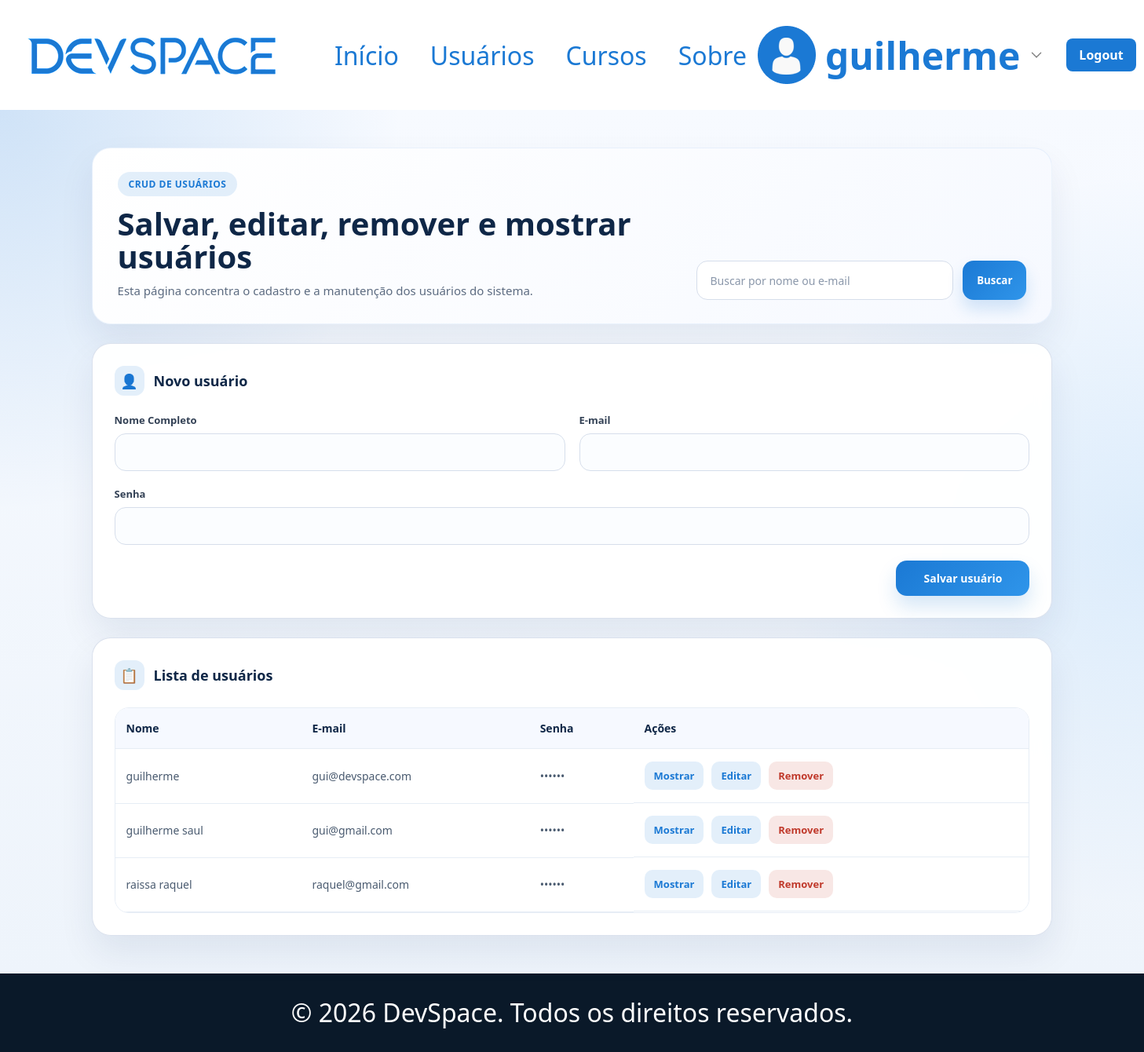
Screenshot of /user (signed in) with the database file from the repository.
### tables this page shows
CREATE TABLE usuarios (
                id INTEGER PRIMARY KEY AUTOINCREMENT,
                nome TEXT NOT NULL,
                email TEXT NOT NULL UNIQUE,
                senha TEXT NOT NULL
            );

### app.py (the view)
@app.route('/user')
@login_requerido
def user_page():
    usuario = usuario_da_query()
    buscar = request.args.get('buscar', '').strip()
    ordem  = request.args.get('ordem', 'nome')
    email_visualizado = request.args.get('visualizar', '').strip().lower()
    email_edicao = request.args.get('editar', '').strip().lower()
    usuarios_filtrados = listar_usuarios(buscar)
    if ordem == 'email':                                    # ← adicionar
     usuarios_filtrados = sorted(
        usuarios_filtrados, key=lambda u: u['email'].lower()
    )
    return render_template(
        'user.html',
        usuario=usuario,
        buscar=buscar,
        ordem =ordem,
        usuarios_filtrados=usuarios_filtrados,
        usuario_selecionado=buscar_usuario_por_email(email_visualizado),
        email_selecionado=email_visualizado,
        usuario_edicao=buscar_usuario_por_email(email_edicao),
        email_edicao=email_edicao,
        erro_usuario=request.args.get('erro', '')
    )

### app.py (called while the page is built)
def login_requerido(f):
    @wraps(f)
    def verificar(*args, **kwargs):
        if not session.get('usuario'):
            flash('você precisa estar logado para acessar essa página.')
            return redirect(url_for('login'))
        return f(*args, **kwargs)
    return verificar

def usuario_da_query():
    usuario = session.get('usuario')
    if usuario:
        return usuario
    return {'nome': 'Visitante', 'email': ''}

### db.py (called while the page is built)
def conectar_banco():
    conexao = sqlite3.connect(CAMINHO_BANCO)
    conexao.row_factory = sqlite3.Row
    return conexao

def registro_para_usuario(registro):
    if registro is None:
        return None
    return {
        'nome': registro['nome'],
        'email': registro['email'],
        'senha': registro['senha']
    }

def buscar_usuario_por_email(email):
    with conectar_banco() as conexao:
        registro = conexao.execute(
            'SELECT nome, email, senha FROM usuarios WHERE lower(email) = lower(?)',
            (email,)
        ).fetchone()
    return registro_para_usuario(registro)

def listar_usuarios(filtro=''):
    termo = filtro.strip().lower()
    with conectar_banco() as conexao:
        if termo:
            registros = conexao.execute(
                '''
                SELECT nome, email, senha
                FROM usuarios
                WHERE lower(nome) LIKE ? OR lower(email) LIKE ?
                ORDER BY lower(nome)
                ''',
                (f'%{termo}%', f'%{termo}%')
            ).fetchall()
        else:
            registros = conexao.execute(
                'SELECT nome, email, senha FROM usuarios ORDER BY lower(nome)'
            ).fetchall()
    return [registro_para_usuario(registro) for registro in registros]

### templates/user.html (shortened to what this page needs)
{% extends "base.html" %}  {% block css %}
<link rel="stylesheet" href="{{url_for('static', filename='css/user.css')}}" />
{% endblock %} {% block content %}
<main class="user-main">
  <div class="user-container">
    <section class="user-hero">
      <div class="user-hero-copy">
        <span class="user-label">CRUD de Usuários</span>
        <h1>Salvar, editar, remover e mostrar usuários</h1>
        <p>
          Esta página concentra o cadastro e a manutenção dos usuários do
          sistema.
        </p>
      </div>
      <form
        class="user-search"
        method="get"
        action="{{ url_for('user_page') }}"
      >
        <input
          type="search"
          name="buscar"
          value="{{ buscar }}"
          placeholder="Buscar por nome ou e-mail"
        />
        <button type="submit">Buscar</button>
      </form>
    </section>
    <div class="user-grid">
      <section class="user-card">
        <div class="card-secao-titulo">
          <span class="secao-icone">👤</span>
          <h3>
            {% if usuario_edicao %}Editar usuário{% else %}Novo usuário{% endif
            %}
          </h3>
        </div>
        <form
          class="user-form"
          method="post"
          action="{% if usuario_edicao %}{{ url_for('editar_usuario', email_usuario=usuario_edicao.email) }}{% else %}{{ url_for('salvar_usuario') }}{% endif %}"
        >
          <div class="form-grd">
            <div class="form-grp">
              <label for="nome">Nome Completo</label>
              <input
                type="text"
                id="nome"
                name="nome"
                value="{{ usuario_edicao.nome if usuario_edicao else '' }}"
              />
            </div>
            <div class="form-grp">
              <label for="email">E-mail</label>
              <input
                type="email"
                id="email"
                name="email"
                value="{{ usuario_edicao.email if usuario_edicao else '' }}"
              />
            </div>
          </div>
          <div class="form-grd form-grd-senha">
            <div class="form-grp">
              <label for="senha">Senha</label>
              <input
                type="password"
                id="senha"
                name="senha"
                value="{{ usuario_edicao.senha if usuario_edicao else '' }}"
              />
            </div>
          </div>
          <div class="salvar-btn-wrapper">
            <button class="btn-salvar" type="submit">
              {% if usuario_edicao %}Salvar alterações{% else %}Salvar usuário{%
              endif %}
            </button>
          </div>
        </form>
      </section>
      <section class="user-card">
        <div class="card-secao-titulo">
          <span class="secao-icone">📋</span>
          <h3>Lista de usuários</h3>
        </div>
        <div class="tabela-wrapper">
          <table class="tabela-usuarios">
            <thead>
              <tr>
                <th>Nome</th>
                <th>E-mail</th>
                <th>Senha</th>
                <th>Ações</th>
              </tr>
            </thead>
            <tbody>
              {% for item in usuarios_filtrados %}
              <tr>
                <td>{{ item.nome }}</td>
                <td>{{ item.email }}</td>
                <td>••••••</td>
                <td class="acoes">
                  <a
                    class="acao-link"
                    href="{{ url_for('mostrar_usuario', email_usuario=item.email) }}"
                    >Mostrar</a
                  >
                  <a
                    class="acao-link"
                    href="{{ url_for('editar_usuario', email_usuario=item.email) }}"
                    >Editar</a
                  >
                  <form
                    method="post"
                    action="{{ url_for('remover_usuario', email_usuario=item.email) }}"
                  >
                    <button class="acao-excluir" type="submit">Remover</button>
                  </form>
                </td>
              </tr>
              {% else %}
              <tr>
                <td colspan="4" class="linha-vazia">
                  Nenhum usuário encontrado.
                </td>
              </tr>
              {% endfor %}
            </tbody>
          </table>
        </div>
      </section>
    </div>
  </div>
</main>
{% endblock %}

### templates/base.html (shortened to what this page needs)
<!doctype html>
<html lang="pt-br">
  <head>
    <link
      rel="stylesheet"
      href="{{url_for('static', filename='css/styles.css')}}"
    />
    {% block css %} {% endblock %}
  </head>
  <body>
    <header>
      {% set usuario_logado = session.get('usuario') %}
      <div id="logo-navbar">
        <img
          src="{{url_for('static', filename='imgs/logo-azul.png')}}"
          alt="Logo marca azul"
        />
        <nav>
          <li>
            <a href="{{ url_for('home') }}">Início</a>
            <a href="{{ url_for('user_page') }}">Usuários</a>
            <a href="{{ url_for('home') }}#cursos">Cursos</a>
            <a href="{{ url_for('home') }}#sobre">Sobre</a>
          </li>
        </nav>
      </div>
      <div id="user">
        <a class="user-link" href="{{ url_for('user_page') }}">
          <img
            src="{{url_for('static', filename='imgs/user.png')}}"
            alt="Imagem do user"
          />
          <h2>{{ usuario_logado.nome if usuario_logado else 'User' }}</h2>
          <img
            src="{{url_for('static', filename='imgs/seta-baixo.png')}}"
            alt="Seta para baixo"
            class="user-arrow"
          />
        </a>
        {% if usuario_logado %}
        <a class="btn-logout" href="{{ url_for('logout') }}">Logout</a>
        {% endif %}
      </div>
    </header>
    {% block content %} {% endblock %}
    <footer>
      <p>&copy; 2026 DevSpace. Todos os direitos reservados.</p>
    </footer>
  </body>
</html>

### static/css/styles.css (style rules this page uses)
* { margin: 0; padding: 0; box-sizing: border-box; font-family: "Segoe UI", Tahoma, Geneva, Verdana, sans-serif; }
main { display: flex; height: 100vh; }
section { width: 50%; }
footer { display: flex; justify-content: center; align-items: center; width: 100%; height: 100px; background-color: #0a1929; color: white; font-size: 32px; }

### static/css/user.css (style rules this page uses)
.user-main { min-height: calc(100vh - 140px - 100px); padding: 48px 8%; background: radial-gradient( circle at top left, rgba(27, 121, 212, 0.18), transparent 28% ), radial-gradient( circle at right center, rgba(60, 158, 240, 0.12), transparent 30% ), linear-gradient(180deg, #f7faff 0%, #eef4fb 100%); height: fit-content; }
.user-container { max-width: 1240px; margin: 0 auto; display: flex; flex-direction: column; gap: 24px; }
.user-hero { display: flex; justify-content: space-between; gap: 24px; align-items: flex-end; padding: 30px 32px; border: 1px solid rgba(27, 121, 212, 0.08); border-radius: 24px; background: linear-gradient(135deg, #ffffff 0%, #f6f9ff 100%); box-shadow: 0 22px 45px rgba(16, 44, 84, 0.08); width: 100%; }
.user-label { display: inline-flex; margin-bottom: 14px; padding: 7px 14px; border-radius: 999px; background: rgba(27, 121, 212, 0.12); color: #1b79d4; font-size: 12px; font-weight: 800; letter-spacing: 0.04em; text-transform: uppercase; }
.user-hero h1 { font-size: clamp(28px, 3vw, 40px); line-height: 1.05; color: #0f2747; margin-bottom: 10px; }
.user-hero p { max-width: 620px; color: #5c6b80; font-size: 15px; line-height: 1.6; }
.user-search { display: flex; gap: 12px; flex: 0 0 min(420px, 100%); align-items: center; }
.user-search input { flex: 1; height: 50px; padding: 0 16px; border: 1px solid #d6deeb; border-radius: 14px; background: #ffffff; font-size: 14px; outline: none; box-shadow: inset 0 1px 0 rgba(255, 255, 255, 0.8); }
.user-search input::placeholder { color: #8a97aa; }
.user-search button { border: none; border-radius: 14px; height: 50px; padding: 0 18px; background: linear-gradient(135deg, #1b79d4 0%, #2f95ea 100%); color: #ffffff; font-weight: 800; cursor: pointer; box-shadow: 0 12px 20px rgba(27, 121, 212, 0.18); }
.user-card { width: 100%; background: rgba(255, 255, 255, 0.96); border: 1px solid rgba(214, 222, 235, 0.9); border-radius: 24px; padding: 28px; box-shadow: 0 22px 45px rgba(16, 44, 84, 0.08); backdrop-filter: blur(10px); }
.card-secao-titulo { display: flex; align-items: center; gap: 12px; margin-bottom: 22px; }
.card-secao-titulo h3 { font-size: 18px; font-weight: 800; color: #0f2747; }
.secao-icone { width: 38px; height: 38px; display: inline-flex; align-items: center; justify-content: center; border-radius: 12px; background: rgba(27, 121, 212, 0.12); color: #1b79d4; font-size: 18px; }
.user-grid { display: flex; flex-direction: column; gap: 24px; }
.user-form { display: flex; flex-direction: column; gap: 20px; }
.form-grd { display: grid; grid-template-columns: 1fr 1fr; gap: 18px; }
.form-grd-senha { grid-template-columns: 1fr; }
.form-grp { display: flex; flex-direction: column; gap: 8px; }
.form-grp label { font-size: 13px; font-weight: 800; color: #334155; }
.form-grp input { height: 48px; border: 1px solid #d6deeb; border-radius: 14px; padding: 0 14px; font-size: 14px; outline: none; background: #fbfdff; }
.form-grp input::placeholder { color: #98a6b8; }
.salvar-btn-wrapper { display: flex; justify-content: flex-end; }
.btn-salvar { min-width: 170px; border: none; border-radius: 14px; padding: 13px 22px; background: linear-gradient(135deg, #1b79d4 0%, #2f95ea 100%); color: #ffffff; font-size: 14px; font-weight: 800; cursor: pointer; box-shadow: 0 14px 24px rgba(27, 121, 212, 0.18); }
.tabela-wrapper { overflow-x: auto; border-radius: 18px; border: 1px solid #e6edf5; }
.tabela-usuarios { width: 100%; border-collapse: collapse; background: #ffffff; }
.tabela-usuarios thead { background: #f6f9ff; }
.tabela-usuarios th, .tabela-usuarios td { padding: 16px 14px; border-bottom: 1px solid #e6edf5; text-align: left; font-size: 14px; }
.tabela-usuarios th { color: #0f2747; font-weight: 800; }
.tabela-usuarios td { color: #4a5b70; }
.acoes { display: flex; flex-wrap: wrap; gap: 10px; align-items: center; }
.acao-link, .acao-excluir { border: none; border-radius: 10px; padding: 9px 12px; font-size: 13px; font-weight: 800; text-decoration: none; cursor: pointer; }
.acao-link { background: rgba(27, 121, 212, 0.12); color: #1b79d4; }
.acao-excluir { background: rgba(192, 57, 43, 0.12); color: #c0392b; }

### rows the page displays
usuarios: nome "guilherme", email "gui@devspace.com"
usuarios: nome "guilherme saul", email "gui@gmail.com"
usuarios: nome "raissa raquel", email "raquel@gmail.com"
